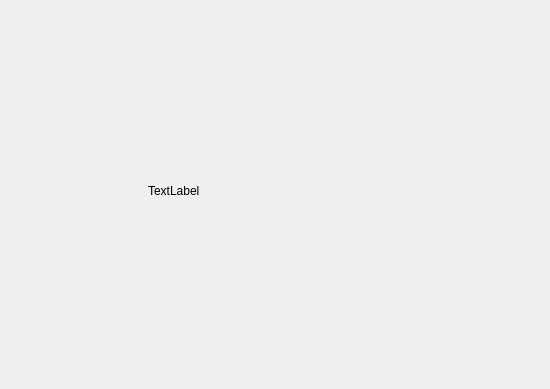
<?xml version="1.0" encoding="UTF-8"?>
<ui version="4.0">
 <class>MainWindow</class>
 <widget class="QMainWindow" name="MainWindow">
  <property name="geometry">
   <rect>
    <x>0</x>
    <y>0</y>
    <width>550</width>
    <height>389</height>
   </rect>
  </property>
  <property name="minimumSize">
   <size>
    <width>550</width>
    <height>389</height>
   </size>
  </property>
  <property name="maximumSize">
   <size>
    <width>550</width>
    <height>389</height>
   </size>
  </property>
  <property name="windowTitle">
   <string>Arquivo de Recursos</string>
  </property>
  <widget class="QWidget" name="centralwidget">
   <widget class="QLabel" name="lblImg">
    <property name="geometry">
     <rect>
      <x>148</x>
      <y>95</y>
      <width>211</width>
      <height>191</height>
     </rect>
    </property>
    <property name="text">
     <string>TextLabel</string>
    </property>
   </widget>
  </widget>
 </widget>
 <resources/>
 <connections/>
</ui>
